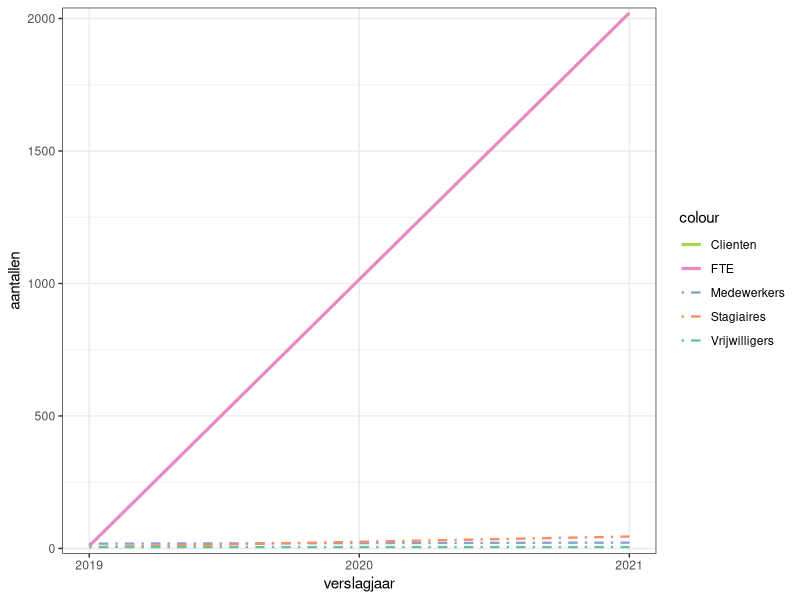
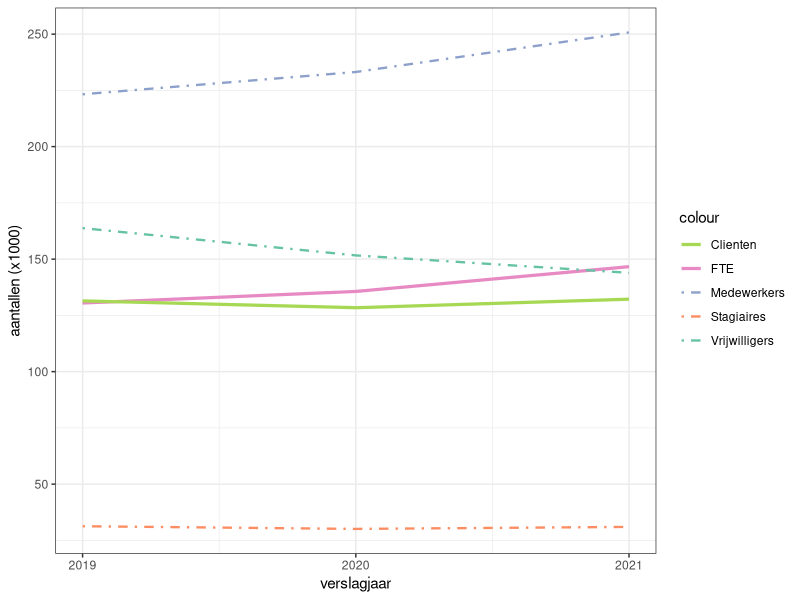
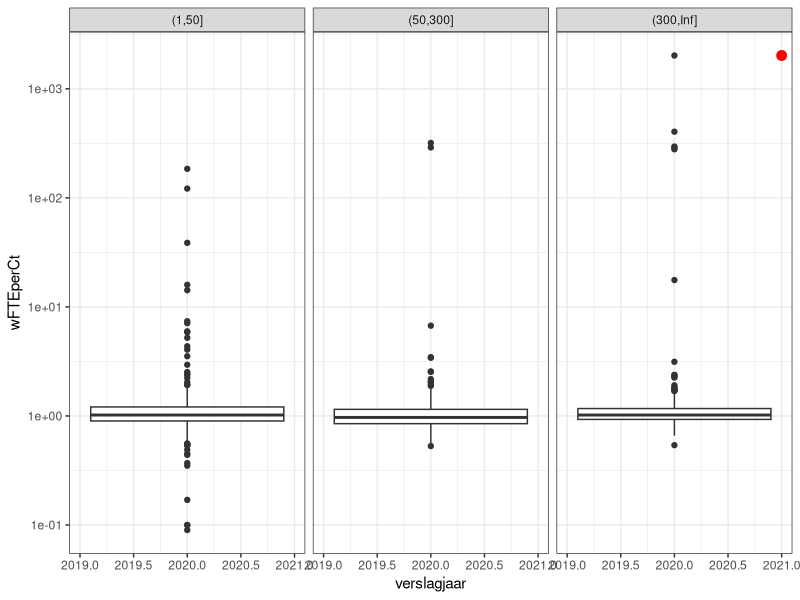
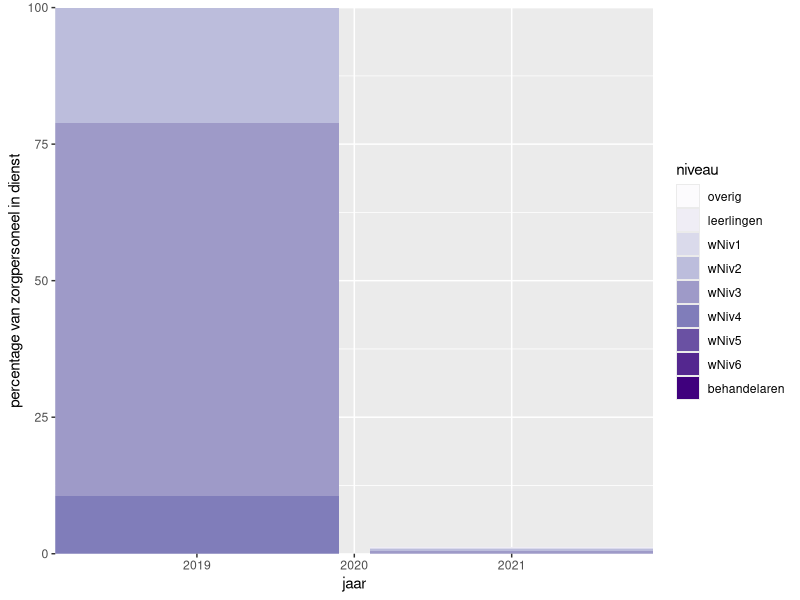
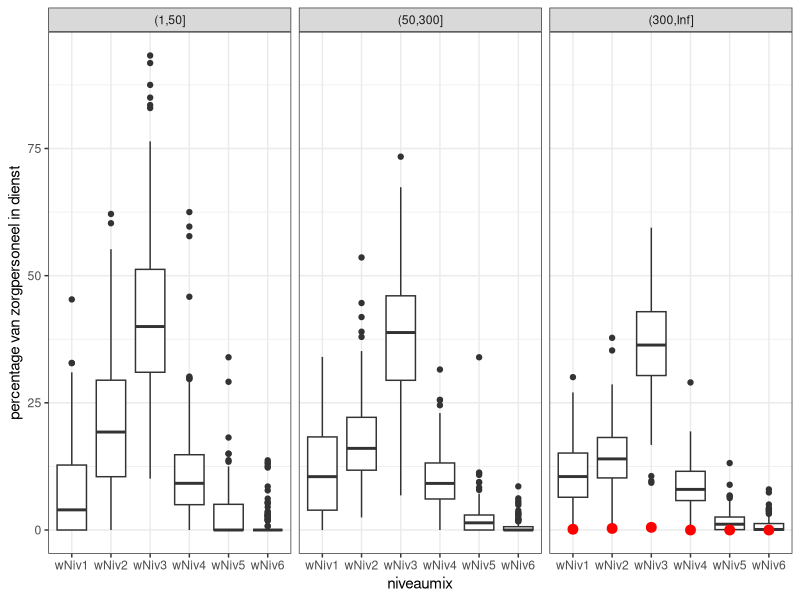
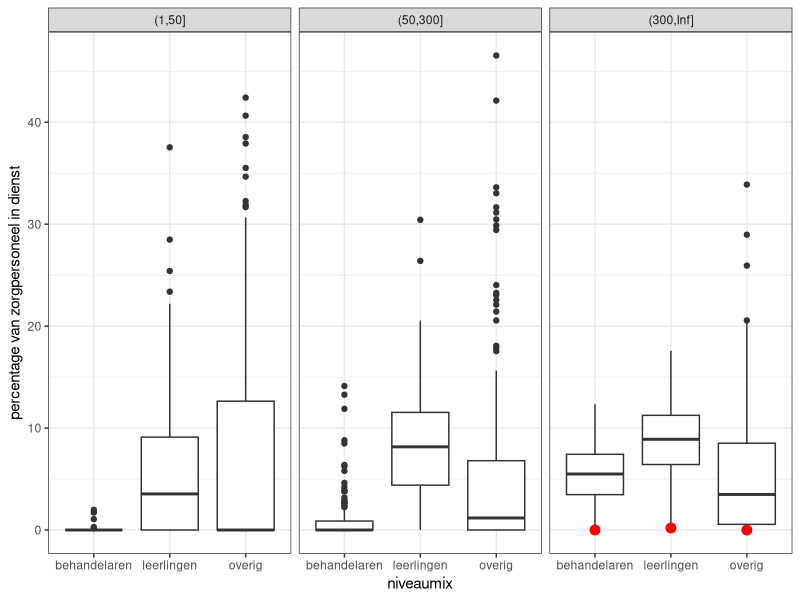

Here is the R script that generated these plots, in order: (Note: this script raises an error after producing the figures.)
## ---- chunk 1
library (readr)
library (tidyverse)
library (RColorBrewer)
ps <- read_csv("../ps.csv")

ps <- ps %>% 
  mutate (grootte = cut(wnFTE, breaks = c(1, 50, 300, Inf))) 
  
hlo = "V.o.f. Westersypen"
hl <- ps [ps$organisatie == hlo, ]
## ---- chunk 2

hl %>% 
  ggplot (aes(x= verslagjaar)) + 
  geom_line(aes(y = wnMedew, color = "Medewerkers"), linetype = "dotdash", size = .8) + 
  geom_line(aes(y = wnFTE, color = "FTE"), size = 1.1)+
  geom_line(aes(y = nFTEperCt, color = "Clienten"), size = 1.1)+
  geom_line (aes(y = wnStag, color = "Stagiaires"), linetype = "dotdash", size = .8)+
  geom_line(aes(y = wnVrijw, color = "Vrijwilligers"), linetype = "dotdash", size = .8)+
  scale_color_brewer (palette = "Set2", direction = -1)+
  scale_x_continuous (breaks = seq(2019, 2021, 1), minor_breaks = seq(2019, 2021, 1)) +
  scale_y_continuous (limits = c(0,NA), expand = c(0,20))+
  labs (y = "aantallen")+
  theme_bw()

## ---- chunk 3

ps %>% 
  group_by(verslagjaar) %>% 
  summarise(
    mw = sum (wnMedew, na.rm = T),
    fte = sum (wnFTE, na.rm = T),
    ct = sum (nFTEperCt, na.rm = T),
    st = sum (wnStag, na.rm = T), 
    vw = sum (wnVrijw, na.rm = T)
  ) %>% 
  ggplot (aes(x= verslagjaar)) + 
  geom_line(aes(y = mw/1000, color = "Medewerkers"), linetype = "dotdash", size = .8) + 
  geom_line(aes(y = fte/1000, color = "FTE"), size = 1.1)+
  geom_line(aes(y = ct/1000, color = "Clienten"), size = 1.1)+
  geom_line (aes(y = st/1000, color = "Stagiaires"), linetype = "dotdash", size = .8)+
  geom_line(aes(y = vw/1000, color = "Vrijwilligers"), linetype = "dotdash", size = .8)+
  scale_color_brewer (palette = "Set2", direction = -1)+
  scale_x_continuous (breaks = seq(2019, 2021, 1)) +
  scale_y_continuous ()+
  labs (y = "aantallen (x1000)")+
  theme_bw()
## ---- chunk 4
ps %>% 
  filter (!is.na(wFTEperCt)) %>% 
  ggplot (aes(verslagjaar, wFTEperCt)) +
  geom_boxplot()+
  geom_point(data = hl, mapping = aes(verslagjaar, wFTEperCt), color = "red", size = 3) +
  scale_y_log10()+
  facet_wrap(~grootte)+
  theme_bw()
## ---- chunk 5
hl %>% 
  select(organisatie, verslagjaar, wnFTE, wNiv1, wNiv2, wNiv3, wNiv4, wNiv5, wNiv6, wBdnst, wOvPers, wLling) %>% 
  rename (behandelaren = wBdnst,
          overig = wOvPers,
          leerlingen = wLling) %>% 
  filter (!is.na(wnFTE)) %>% 
  pivot_longer (cols = c(wNiv1:leerlingen),
                names_to = "niveau", 
                values_to = "waarde") %>% 
  mutate(niveau = ordered (niveau, levels = 
                                  c( "overig",
                                     "leerlingen",
                                     "wNiv1",
                                     "wNiv2",
                                     "wNiv3",
                                     "wNiv4", 
                                     "wNiv5", 
                                     "wNiv6",
                                     "behandelaren"))) %>% 
ggplot (aes(verslagjaar, waarde, fill = niveau))+
  geom_col()+
  scale_x_continuous (breaks = seq(2019, 2021, 1), minor_breaks = seq(2019, 2021, 1), expand = c(0,0)) +
  scale_y_continuous (limits = c(0,100), expand = c(0,0))+
  scale_fill_brewer(palette = "Purples")+
  labs (x = "jaar",
          y = "percentage van zorgpersoneel in dienst")+
  theme_grey()
## ---- chunk 6
hll <- hl %>% 
  select(organisatie, verslagjaar, grootte, wnFTE, wNiv1, wNiv2, wNiv3, wNiv4, wNiv5, wNiv6, wBdnst, wOvPers, wLling) %>% 
  filter (verslagjaar == 2021 & !is.na(grootte)) %>% 
  pivot_longer (cols = c(wNiv1:wNiv6),
                names_to = "niveau", 
                values_to = "waarde")  
  
ps %>% 
  select (organisatie, verslagjaar, grootte, wnFTE, wNiv1, wNiv2, wNiv3, wNiv4, wNiv5, wNiv6) %>% 
  filter (verslagjaar == 2021 & !is.na(grootte)) %>% 
  pivot_longer (cols = c(wNiv1:wNiv6),
                names_to = "niveau", 
                values_to = "waarde") %>% 
  ggplot (aes(niveau,waarde))+
  geom_boxplot()+
  geom_point(data = hll, mapping = aes(niveau, waarde), color = "red", size = 3) +
  labs (x = "niveaumix",
          y = "percentage van zorgpersoneel in dienst")+
  facet_wrap(~grootte)+
  theme_bw()
# En voor behandelaren, leerlingen en overig personeel
hll <- hl %>% 
  select(organisatie, verslagjaar, grootte, wnFTE, wNiv1, wNiv2, wNiv3, wNiv4, wNiv5, wNiv6, wBdnst, wOvPers, wLling) %>% 
  rename (behandelaren = wBdnst,
          overig = wOvPers,
          leerlingen = wLling) %>% 
  filter (verslagjaar == 2021 & !is.na(grootte)) %>% 
  pivot_longer (cols = c(behandelaren:leerlingen),
                names_to = "niveau", 
                values_to = "waarde") 

ps %>% 
  select (organisatie, verslagjaar, grootte, wnFTE, wBdnst, wOvPers, wLling) %>% 
  rename (behandelaren = wBdnst,
          overig = wOvPers,
          leerlingen = wLling) %>% 
  filter (verslagjaar == 2021 & !is.na(grootte)) %>% 
  pivot_longer (cols = c(behandelaren:leerlingen),
                names_to = "niveau", 
                values_to = "waarde") %>% 
  ggplot (aes(niveau,waarde))+
  geom_boxplot()+
  geom_point(data = hll, mapping = aes(niveau, waarde), color = "red", size = 3) +
  labs (x = "niveaumix",
          y = "percentage van zorgpersoneel in dienst")+
  facet_wrap(~grootte)+
  theme_bw()
## ---- chunk 7
ps %>% 
  filter (verslagjaar = 2021) %>% 
  
## ---- chunk 8
hl %>%
  pivot_longer(cols = c(wnMedew:nVerzuimFreq),
               names_to = "inaam",
               values_to = "iwaarde") %>%
  select (verslagjaar, inaam, iwaarde) %>%
  pivot_wider(names_from = verslagjaar,
              values_from = iwaarde) %>%
print (n= 500)

